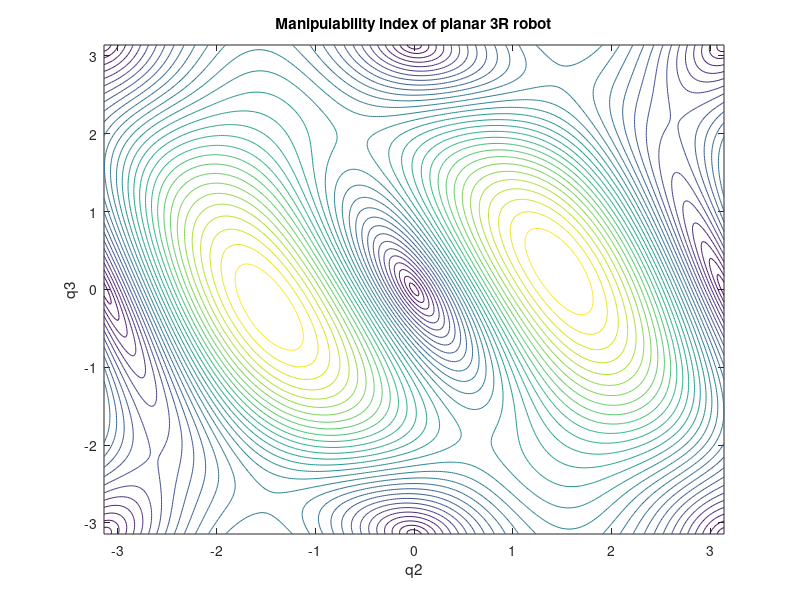

This figure's MATLAB source:
% input data (link lengths)
l1=1;
l2=0.5;
l3=0.25;

% discretization of joint angles (in rads)
delta = 0.02;
q2 = [-pi:delta:pi];
q3=[-pi:delta:pi];

% evaluation of manipulability index H
for J = 1:length(q2), for K = 1:length(q3),
H(J,K)=sqrt((l1*(l2*sin(q2(J))+l3*sin(q2(J)+q3(K))))^2 ...
+(l3*(l1*sin(q2(J)+q3(K))+l2*sin(q3(K))))^2 ...
+(l2*l3*sin(q3(K)))^2 );
end; end;
% mesh plot

% note the reverse order of arguments!
[X,Y] = meshgrid(q2, q3); mesh(Y, X, H);
title('Manipulability index H of planar 3R robot');
xlabel('q2');
ylabel('q3');
zlabel('sqrt (det J*JT)');

% contour plot
contour(Y, X, H, 30); % with 30 level curves (note the reverse order of arguments!)
title('Manipulability index of planar 3R robot');
xlabel('q2');
ylabel('q3');

% find global maximum value of H and associated configuration (q2,q3)
maxH=0;indexJ=0; indexK=0;
for J = 1:length(q2),
[maxHJ, Kmax]=max(H(J,:)');
if maxHJ > maxH, maxH=maxHJ; indexJ=J; indexK=Kmax; end;
end;

% in radians
globalmaxH = maxH

q2maxH = q2(indexJ)
q3maxH = q3(indexK)